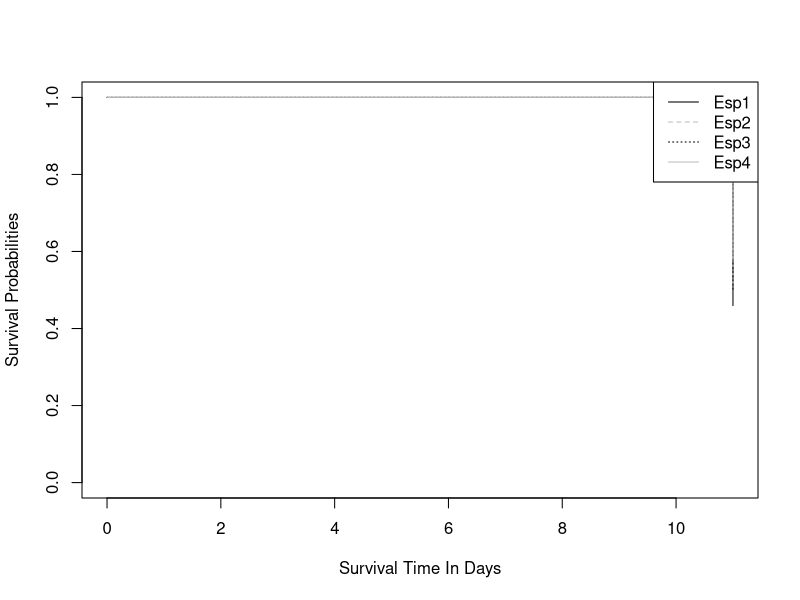
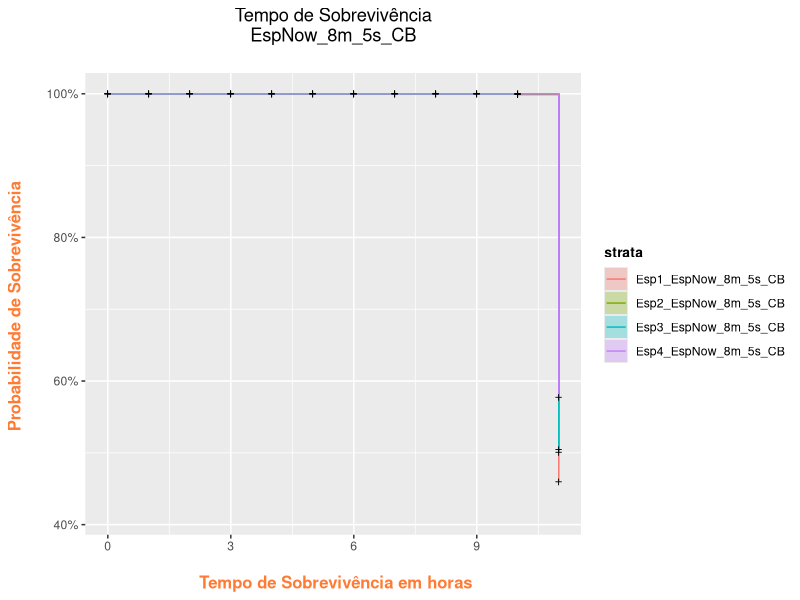
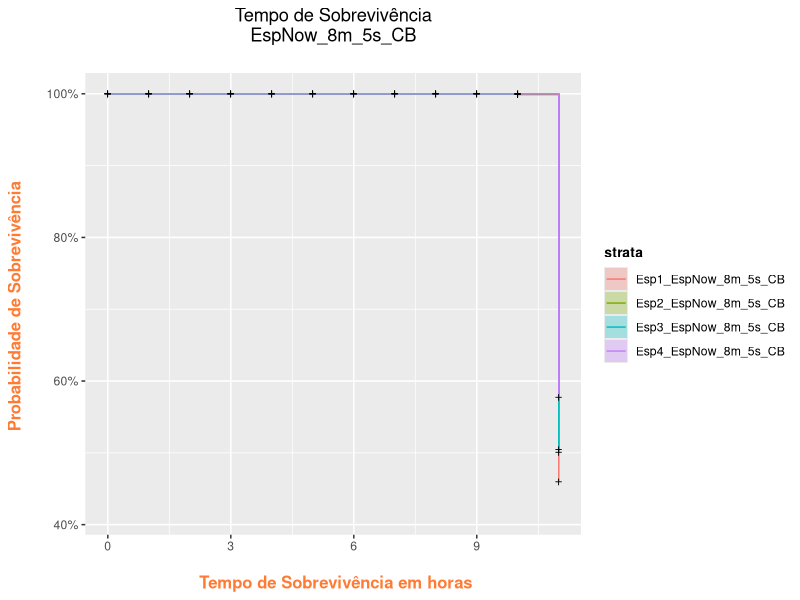

Here is the R script that generated these plots, in order:
library(readxl)
Esp1_EspNow_8m_5s_CB <- read_excel("Esp1 EspNow 8m 5s CB.xlsx")
Esp2_EspNow_8m_5s_CB <- read_excel("Esp2 EspNow 8m 5s CB.xlsx")
Esp3_EspNow_8m_5s_CB <- read_excel("Esp3 EspNow 8m 5s CB.xlsx")
Esp4_EspNow_8m_5s_CB <- read_excel("Esp4 EspNow 8m 5s CB.xlsx")

View(Esp1_EspNow_8m_5s_CB)
View(Esp2_EspNow_8m_5s_CB)
View(Esp3_EspNow_8m_5s_CB)
View(Esp4_EspNow_8m_5s_CB)


require(lubridate)
Esp1_EspNow_8m_5s_CB$t<-hour(Esp1_EspNow_8m_5s_CB$Column1)
Esp1_EspNow_8m_5s_CB$status<-ifelse(Esp1_EspNow_8m_5s_CB$Column9<=2.8,1,0)

Esp2_EspNow_8m_5s_CB$t<-hour(Esp2_EspNow_8m_5s_CB$Column1)
Esp2_EspNow_8m_5s_CB$status<-ifelse(Esp2_EspNow_8m_5s_CB$Column9<=2.8,1,0)

Esp3_EspNow_8m_5s_CB$t<-hour(Esp3_EspNow_8m_5s_CB$Column1)
Esp3_EspNow_8m_5s_CB$status<-ifelse(Esp3_EspNow_8m_5s_CB$Column9<=2.8,1,0)

Esp4_EspNow_8m_5s_CB$t<-hour(Esp4_EspNow_8m_5s_CB$Column1)
Esp4_EspNow_8m_5s_CB$status<-ifelse(Esp4_EspNow_8m_5s_CB$Column9<=2.8,1,0)

dados1_8m_5s_CB<-Esp1_EspNow_8m_5s_CB[,9:10]
dados1_8m_5s_CB$Barreira="Esp1_EspNow_8m_5s_CB"
dados1_8m_5s_CB$t0=min(dados1_8m_5s_CB$t)
dados1_8m_5s_CB$survt<-dados1_8m_5s_CB$t-dados1_8m_5s_CB$t0

dados2_8m_5s_CB<-Esp2_EspNow_8m_5s_CB[,9:10]
dados2_8m_5s_CB$Barreira="Esp2_EspNow_8m_5s_CB"
dados2_8m_5s_CB$t0=min(dados2_8m_5s_CB$t)
dados2_8m_5s_CB$survt<-dados2_8m_5s_CB$t-dados2_8m_5s_CB$t0

dados3_8m_5s_CB<-Esp3_EspNow_8m_5s_CB[,9:10]
dados3_8m_5s_CB$Barreira="Esp3_EspNow_8m_5s_CB"
dados3_8m_5s_CB$t0=min(dados3_8m_5s_CB$t)
dados3_8m_5s_CB$survt<-dados3_8m_5s_CB$t-dados3_8m_5s_CB$t0

dados4_8m_5s_CB<-Esp4_EspNow_8m_5s_CB[,9:10]
dados4_8m_5s_CB$Barreira="Esp4_EspNow_8m_5s_CB"
dados4_8m_5s_CB$t0=min(dados4_8m_5s_CB$t)
dados4_8m_5s_CB$survt<-dados4_8m_5s_CB$t-dados4_8m_5s_CB$t0

dados_8m_5s<-rbind.data.frame(dados1_8m_5s_CB,dados2_8m_5s_CB,dados3_8m_5s_CB,dados4_8m_5s_CB)
dados_8m_5s$Barreira <- as.factor(dados_8m_5s$Barreira)
dados_8m_5s$status <- as.numeric(dados_8m_5s$status)
dados_8m_5s$t <- as.numeric(dados_8m_5s$t)
dados_8m_5s$survt <- as.numeric(dados_8m_5s$survt)

library("survival")
# Survival times until event
Surv(time = dados_8m_5s$survt, event = dados_8m_5s$status == 1)
summary(Surv(time = dados_8m_5s$survt, event = dados_8m_5s$status == 1))

# Surv creates survival object which is the response variable
Y = Surv(dados_8m_5s$survt, dados_8m_5s$status)
# Stratify by barreira variable:
kmfit = survfit(Y ~ dados_8m_5s$Barreira)

summary(kmfit, times = c(seq(0, 20, by = 1)))
saida<-summary(kmfit, times = c(seq(0, 20, by = 1)))
saida2<-data.frame(saida$time,saida$n.risk,saida$n.event,saida$surv,saida$std.err,
                   saida$lower,saida$upper)

# exportando saida para csv
write.csv(saida2,file="saida.csv")


plot(kmfit, lty = c("solid", "dashed", "dotted", "solid"), col = c("black", "grey", "black", "grey"), xlab = "Survival Time In Days", ylab = "Survival Probabilities")
legend("topright", c("Esp1", "Esp2", "Esp3", "Esp4"), lty = c("solid", "dashed", "dotted", "solid"), col = c("black", "grey", "black", "grey"))





library(ggplot2)
library(ggfortify)

model_fit <- survfit(Surv(survt, status) ~ Barreira, data = dados_8m_5s)

autoplot(model_fit) + 
  labs(x = "\n Tempo de Sobrevivência em horas", y = "Probabilidade de Sobrevivência \n", 
       title = "Tempo de Sobrevivência\n EspNow_8m_5s_CB \n") + 
  theme(plot.title = element_text(hjust = 0.5), 
        axis.title.x = element_text(face="bold", colour="#FF7A33", size = 12),
        axis.title.y = element_text(face="bold", colour="#FF7A33", size = 12),
        
        legend.title = element_text(face="bold", size = 10))



ggsave("Grafico_KM_ESP1_EspNow_8m_5s_CB.png")
